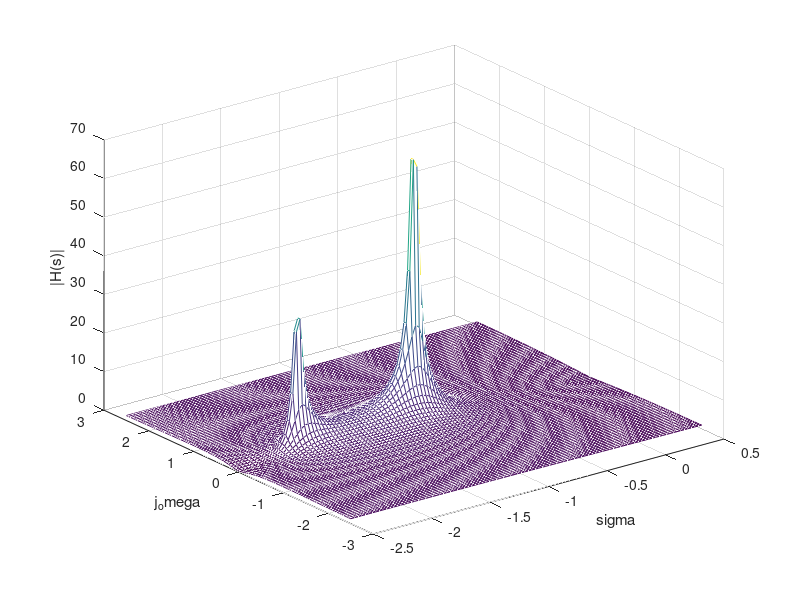

This chart was generated by the following MATLAB code: (Note: this script raises an error after producing the figure.)
clear;

b = [1 2 -1];
a = [1 3 2];

omega = linspace(-2.5, 2.5);
sigma = linspace(-2.5, 0.5);

[sigmagrid, omegagrid] = meshgrid(sigma, omega);
sgrid = sigmagrid + 1i*omegagrid;
H = polyval(b, sgrid)./polyval(a, sgrid);

mesh(sigma, omega, abs(H));
xlabel('sigma');
ylabel('j_omega');
zlabel('|H(s)|');

Hs = tf(b,a);
iopzmap(Hs), grid on;

